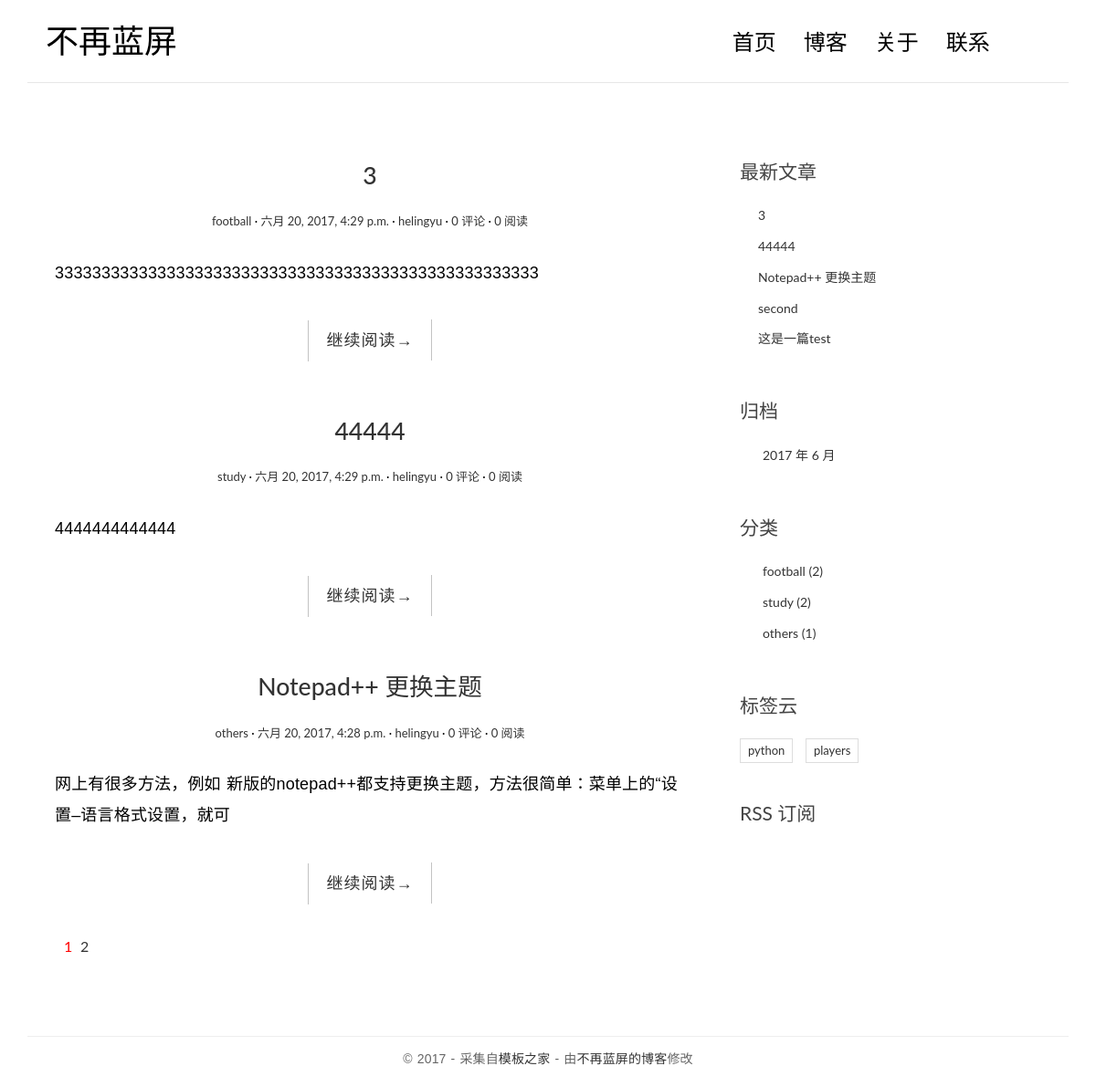
Before: / with the older database file.
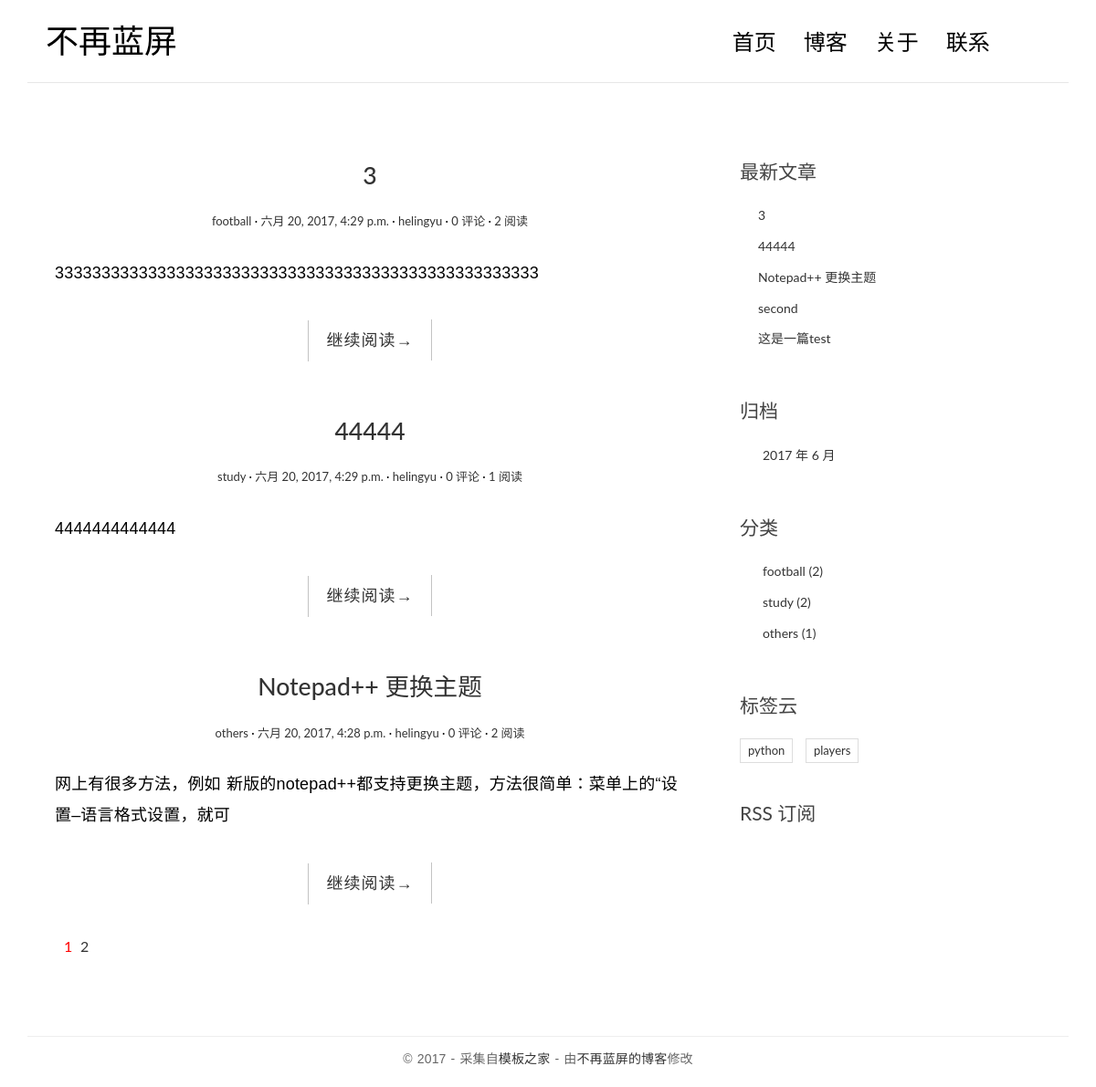
After: the same page with the newer database file.
### blog/models.py (models this page shows, shortened)
@python_2_unicode_compatible
class Post(models.Model):
    title = models.CharField(max_length=70)
    body = models.TextField()
    created_time = models.DateTimeField()
    modified_time = models.DateTimeField()
    excerpt = models.CharField(max_length=200, blank=True)
    views = models.PositiveIntegerField(default=0)
    category = models.ForeignKey(Category)
    tags = models.ManyToManyField(Tag, blank=True)
    author = models.ForeignKey(User)
    def get_absolute_url(self):
        return reverse('blog:detail', kwargs={'pk': self.pk})
    class Meta:
        ordering = ['-created_time']

@python_2_unicode_compatible
class Category(models.Model):
    name = models.CharField(max_length=100)

### blog/views.py (the view, shortened to what this page needs)
# urls.py: url(r'^$',views.IndexView.as_view(),name='index'),
class IndexView(ListView):
    model = Post
    template_name = 'blog/index.html'
    context_object_name = 'post_list'
    paginate_by = 3
    def get_context_data(self, **kwargs):
        context = super().get_context_data(**kwargs)
        paginator = context.get('paginator')
        page = context.get('page_obj')
        is_paginated = context.get('is_paginated')
        pagination_data = self.pagination_data(paginator, page, is_paginated)
        context.update(pagination_data)
        return context
    def pagination_data(self, paginator, page, is_paginated):
        if not is_paginated:
                return {}
        left = []
        right = []
        left_has_more = False
        right_has_more = False
        first = False
        last = False
        page_number = page.number
        total_pages = paginator.num_pages
        page_range = paginator.page_range
        if page_number == 1:
            right = page_range[page_number:page_number + 2]
            if right[-1] < total_pages - 1:
                right_has_more = True
            if right[-1] < total_pages:
                last = True
        elif page_number == total_pages:
            left = page_range[(page_number - 3) if (page_number - 3) > 0 else 0:page_number - 1]
            if left[0] > 2:
                left_has_more = True
            if left[0] > 1:
                first = True
        data = {
            'left' : left,
            'right' : right,
            'left_has_more' : left_has_more,
            'right_has_more' : right_has_more,
            'first' : first,
            'last' : last,
        }
        return data

### blog/templatetags/blog_tags.py (called while the page is built)
@register.simple_tag
def get_recent_posts(num=5):
    return Post.objects.all()[:num]

@register.simple_tag
def archives():
    return Post.objects.dates('created_time','month',order='DESC')

@register.simple_tag
def get_categories():
    return Category.objects.annotate(num_posts=Count('post')).filter(num_posts__gt=0)

@register.simple_tag
def get_tags():
    return Tag.objects.annotate(num_posts=Count('post')).filter(num_posts__gt=0)

### templates/blog/index.html (shortened to what this page needs)
{% extends 'base.html' %}
{% block main %}
    {% for post in post_list %}
	    <article class="post post-{{ post.pk }}">
		    <header class="entry-header">
			    <h1 class="entry-title">
				    <a href="{{ post.get_absolute_url }}">{{ post.title }}</a>
				</h1>
				<div class="entry-meta">
				    <span class="post-category">
					    <a href="{% url 'blog:category' post.category.pk %}">{{ post.category.name }}</a></span>
					<span class="post-date">
					    <a href="#"><time class="entry-date" datetime="{{ post.created_time }}">{{ post.created_time }}</time></a></span>
                    <span class="post-author"><a href="#">{{ post.author }}</a></span>
                    <span class="comments-link">
					    <a href="{{ post.get_absolute_url }}#comment-area">{{ post.comment_set.count}} 评论</a></span>
                    <span class="views-count"><a href="{{ post.get_absolute_url}}">{{ post.views }} 阅读</a></span>
				</div>
			</header>
			<div class="entry-content clearfix">
			    <p>{{ post.excerpt }}</p>
				<div class="read-more cl-effect-14">
				    <a href="{{ post.get_absolute_url }}" class="more-link">继续阅读<span class="meta-nav">→</span></a>
				</div>
			</div>
		</article>
    {% empty %}
        <div class="no-post">暂时还没有发布的文章!</div>
    {% endfor %}
    {% if is_paginated %}
        <div class="pagination">
            <ul>
                <li class="current"><a href="?page={{ page_obj.number }}">{{ page_obj.number }}</a></li>
                {% if right %}
                    {% for i in right %}
                        <li><a href="?page={{ i }}">{{ i }}</a></li>
                    {% endfor %}
                {% endif %}
            </ul>
        </div>
    {% endif %}
{% endblock main %}

### templates/base.html (shortened to what the changed rows need)
{% load staticfiles %}
{% load blog_tags %}
<!DOCTYPE html>
<html>
<head>
    <link rel="stylesheet" href="http://code.ionicframework.com/ionicons/2.0.1/css/ionicons.min.css">
    <link rel="stylesheet" href="{% static 'blog/css/bootstrap.min.css' %}">
    <link rel="stylesheet" href="{% static 'blog/css/pace.css' %}">
    <link rel="stylesheet" href="{% static 'blog/css/custom.css' %}">
    <link rel="stylesheet" href="{% static 'blog/css/highlights/github.css' %}">
</head>
<body>
<div class="container">
    <header id="site-header">
        <div class="row">
            <div class="col-md-4 col-sm-5 col-xs-8">
                <div class="logo">
                    <h1><a href="{% url 'blog:index' %}"><b>不再蓝屏</b></a></h1>
                </div>
            </div>
        </div>
    </header>
</div>
<div class="content-body">
    <div class="container">
        <div class="row">
            <main class="col-md-8">
                {% block main %}
                {% endblock main %}
            </main>
            <aside class="col-md-4">
                <div class="widget widget-recent-posts">
                    {% get_recent_posts as recent_post_list %}
                    <ul>
                        {% for post in recent_post_list %}
                            <li>
                                <a href="{{ post.get_absolute_url }}">{{ post.title }}</a>
                            </li>
                        {% empty %}
                            暂无文章！
                        {% endfor %}
                    </ul>
                </div>
                    {% archives as date_list %}
                    {% get_categories as category_list %}
                    {% get_tags as tag_list %}
            </aside>
        </div>
    </div>
</div>
</body>
</html>

Changed rows visible on the page:
changed Post "football": views "0" → "2"
changed Post "study": views "0" → "1"
changed Post "Notepad++ 更换主题": views "0" → "2"
